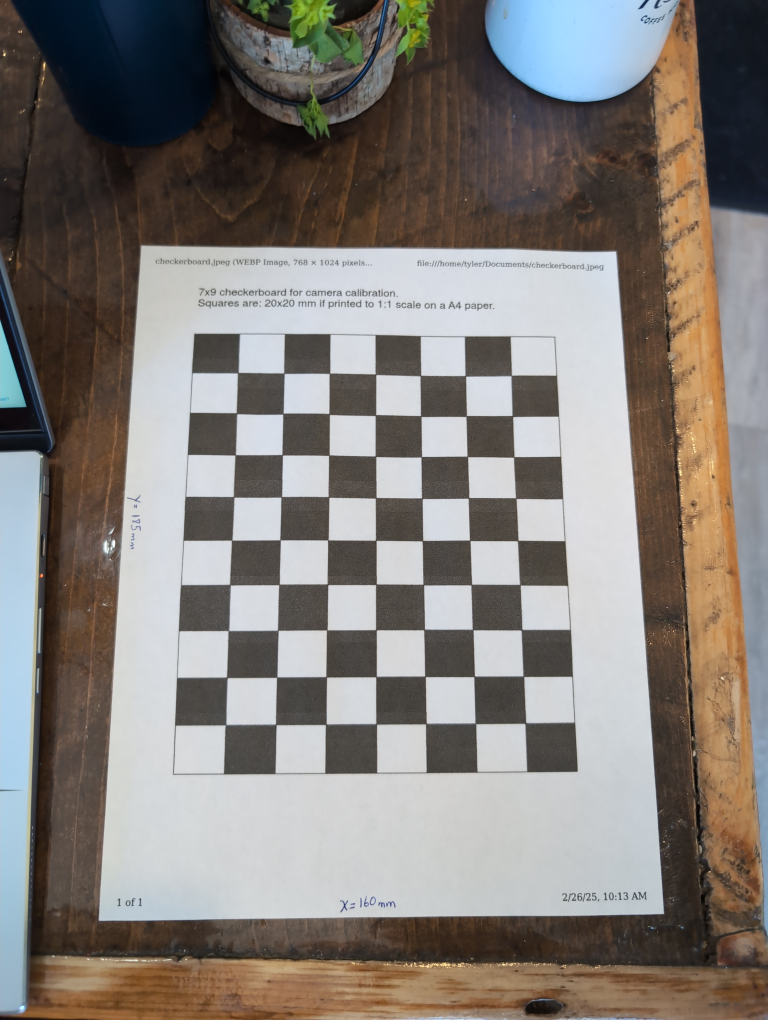
#> input picture photos/calibrate/IMG_20250226_125213_075.jpg, 3072 x 4080 px (shown at 1/4 size); its folder holds 4 pictures in this run
$ python calibrate.py
#> lines starting #> are read from the running program, lines starting #| are printed output that depends on the picture
import os
from pathlib import Path
import numpy as np
import cv2 as cv
from glob import glob

src_dir = Path(__file__).resolve().parent
root_proj_dir = src_dir.parent

calibration_file = str(src_dir) + '/camera_params.csv'

checker_rows_cols = (7, 9)
# prepare object points, like (0,0,0), (1,0,0), (2,0,0) ....,(6,5,0)
objp = np.zeros((checker_rows_cols[1] * checker_rows_cols[0],3), np.float32)
objp[:,:2] = np.mgrid[0:checker_rows_cols[0],0:checker_rows_cols[1]].T.reshape(-1,2)

'''
OpenCV documentation specifies "at least 10 test patterns for camera calibration".
source: https://docs.opencv.org/4.x/dc/dbb/tutorial_py_calibration.html
'''
success_threshold = 10
photos = glob(str(root_proj_dir) + '/photos/calibrate/*.jpg')

print("Found {} images to calibrate camera".format(len(photos)))

img_points = []
obj_points = []

real_img_size = None
window_size = (11, 11)
zero_zone = (-1, -1)
criteria = (cv.TERM_CRITERIA_EPS + cv.TERM_CRITERIA_MAX_ITER, 30, 0.001)

for photo in photos:
    image = cv.imread(photo)
#> image is the input picture: shape (4080, 3072, 3); mean B, G, R 120.6, 125.3, 130.9
    gray_image = cv.cvtColor(image, cv.COLOR_BGR2GRAY)
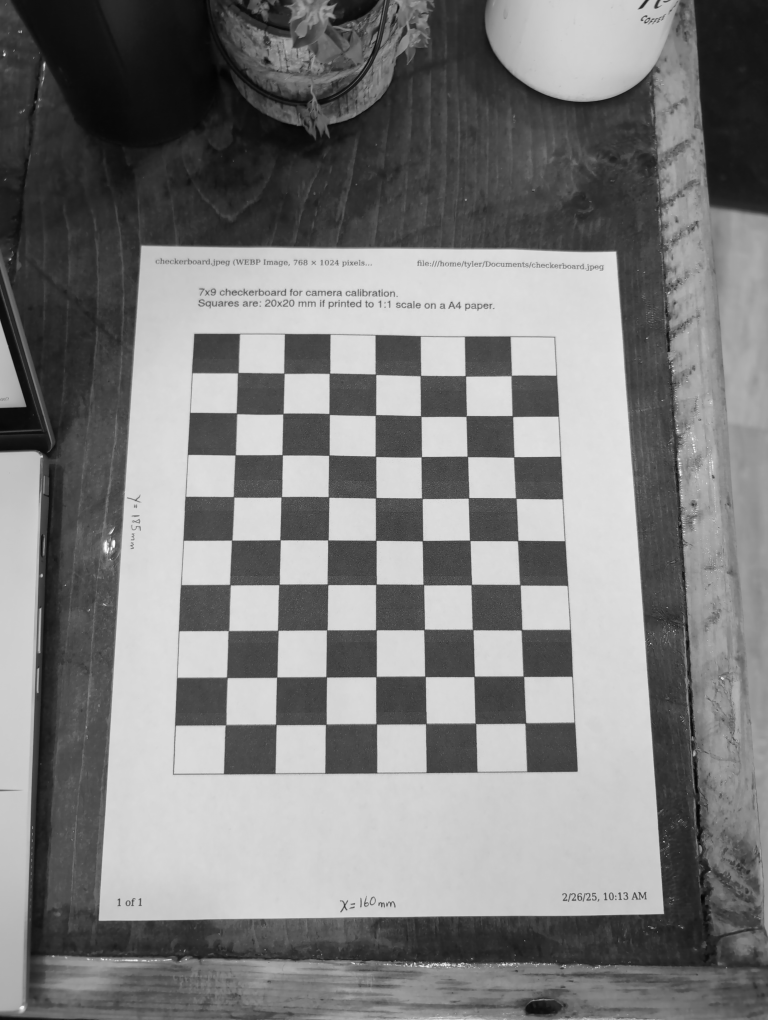
#> gray_image: shape (4080, 3072) (shown at 1/4 size); min 0, max 255, mean 126.4
    ret, corners = cv.findChessboardCorners(gray_image, checker_rows_cols, None)
#> ret = True; corners = 63 rows, first 8: [952.1, 1493.7], [1137, 1494.5], [1318, 1495.9], [1503.5, 1498.5], [1683.6, 1502.1], [1863, 1504.5], [2045.9, 1503.5], [947, 1654.5]
    if ret:
        print("Found corners in {}".format(photo))

        if real_img_size is None:
            real_img_size = (gray_image.shape[1], gray_image.shape[0])
#> real_img_size = (3072, 4080)

        refined_corners = cv.cornerSubPix(gray_image,
                                          corners,
                                          window_size,
                                          zero_zone,
                                          criteria)
#> refined_corners = 63 rows, first 8: [953.2, 1492.5], [1136.9, 1494.1], [1318.8, 1494.3], [1503.9, 1498.6], [1683, 1503.5], [1862.8, 1505], [2046.1, 1503.3], [947.2, 1654.2]
        obj_points.append(objp)
        img_points.append(refined_corners)

        # show the points in a downscaled image (optional)
        '''
        cv.drawChessboardCorners(image, checker_rows_cols, refined_corners, ret)
        height, width = image.shape[:2]
        reshape = (int(width/4), int(height/4))
        scaled = cv.resize(image, reshape)
        cv.imshow("show corners", scaled)
        cv.waitKey(0)
        cv.destroyAllWindows()
        '''

    else:
        print("Couldn't find corners in {}, skipping...".format(photo))
        '''
        height, width = image.shape[:2]
        reshape = (int(width/4), int(height/4))
        scaled = cv.resize(image, reshape)
        cv.imshow("show corners", scaled)
        cv.waitKey(0)
        cv.destroyAllWindows()
        '''
#> pass 2 of the loop `for photo in photos:`:
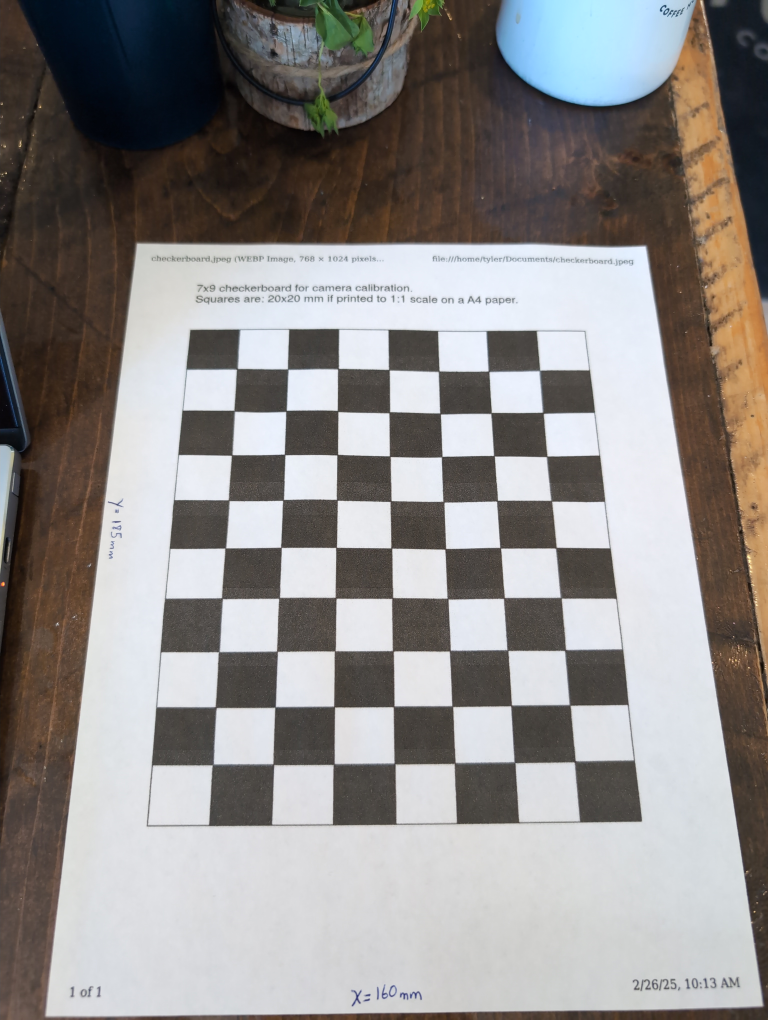
#> input picture photos/calibrate/IMG_20250226_125216_382.jpg, 3072 x 4080 px (shown at 1/4 size)
#> image is the input picture: shape (4080, 3072, 3); mean B, G, R 138.6, 140.2, 143.6
#> `gray_image = cv.cvtColor(image, cv.COLOR_BGR2GRAY)`:
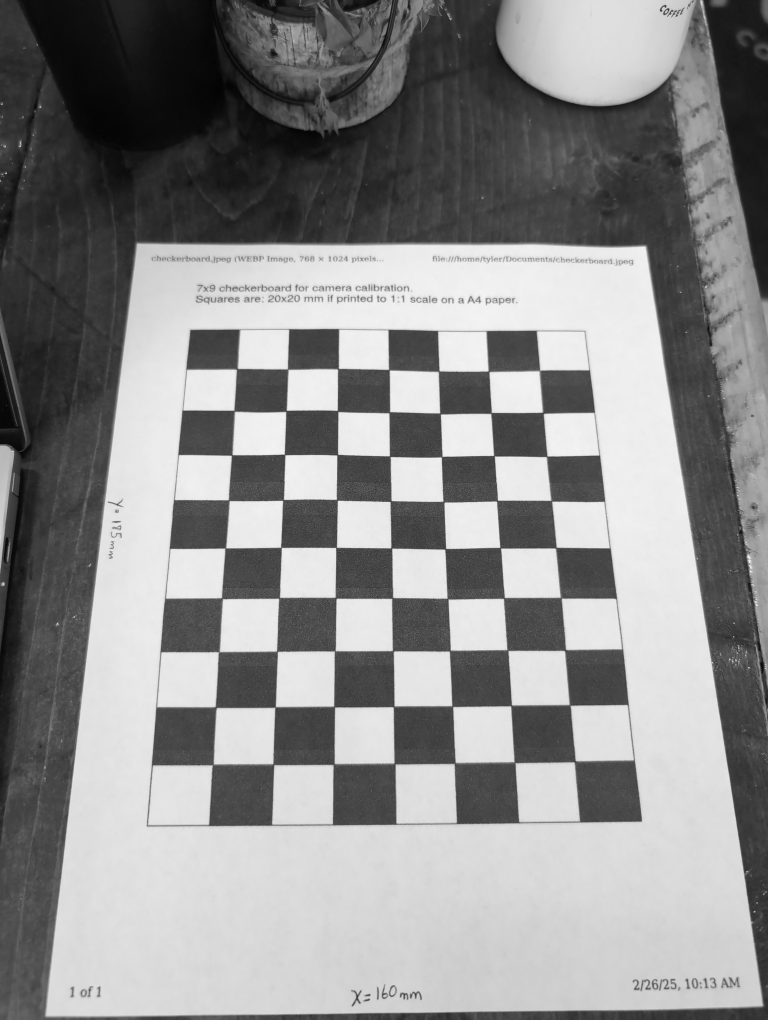
#> gray_image: shape (4080, 3072) (shown at 1/4 size); min 1, max 253, mean 141
#> corners = 63 rows, first 8: [947.8, 1477], [1151.5, 1477.5], [1353.8, 1475.4], [1556.2, 1481.2], [1756.7, 1485.9], [1956.3, 1486.6], [2159.5, 1482.5], [939.4, 1644.4]
#> refined_corners = 63 rows, first 8: [949.3, 1477.4], [1152.1, 1477.8], [1353, 1475.8], [1557.2, 1480.5], [1756.5, 1486.2], [1955.5, 1486.7], [2159.1, 1483.3], [938.1, 1644.1]
#> pass 3 of the loop `for photo in photos:`:
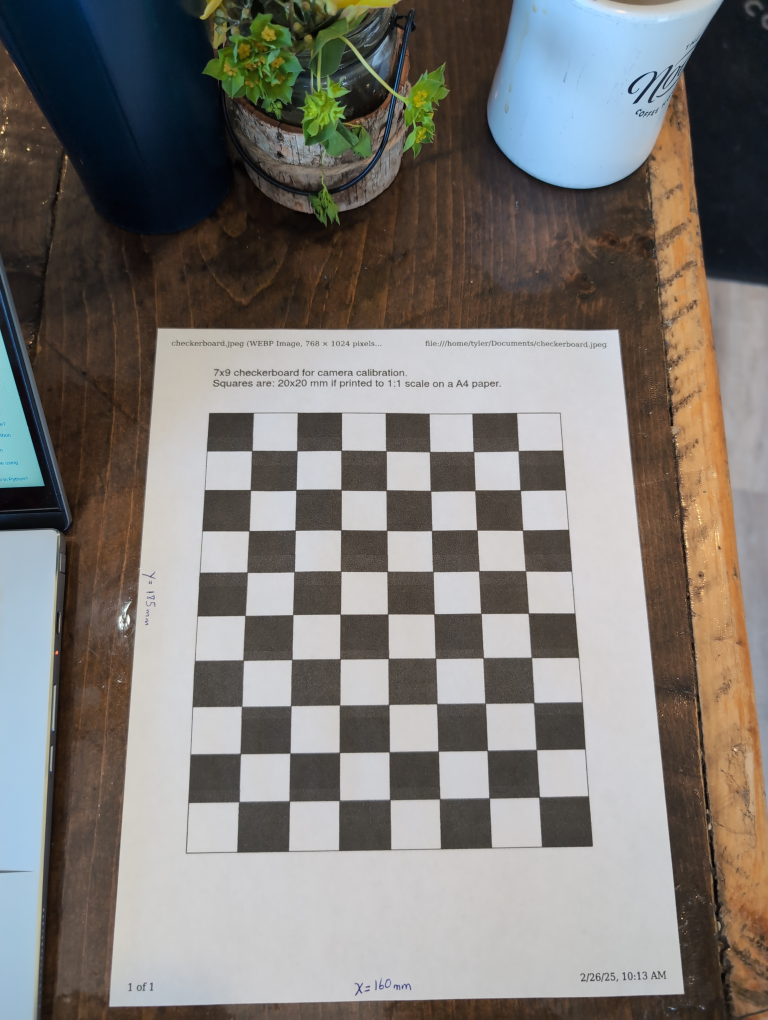
#> input picture photos/calibrate/IMG_20250226_125217_978.jpg, 3072 x 4080 px (shown at 1/4 size)
#> image is the input picture: shape (4080, 3072, 3); mean B, G, R 117.8, 122, 125.8
#> `gray_image = cv.cvtColor(image, cv.COLOR_BGR2GRAY)`:
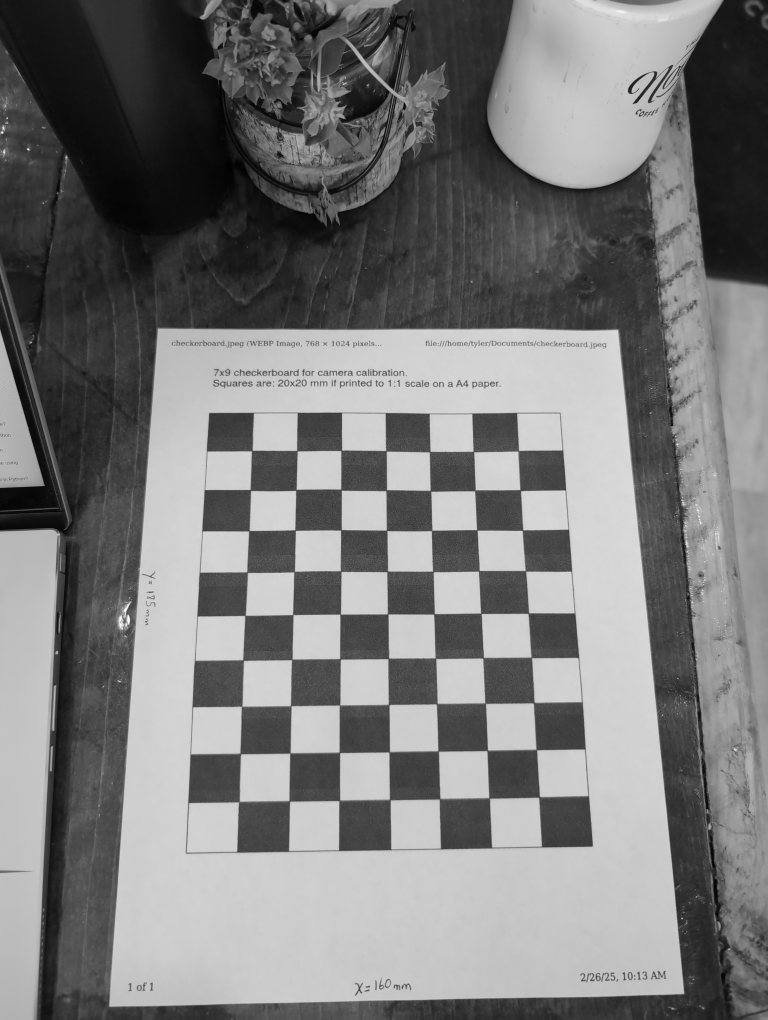
#> gray_image: shape (4080, 3072) (shown at 1/4 size); min 0, max 255, mean 122.7
#> corners = 63 rows, first 8: [1007.2, 1805.5], [1189.9, 1805.6], [1366, 1802.5], [1547.3, 1806.5], [1721, 1805.9], [1893.9, 1806.5], [2075.8, 1803.3], [1003, 1961.5]
#> refined_corners = 63 rows, first 8: [1008.6, 1804], [1188.7, 1803.9], [1365.7, 1802.5], [1545.6, 1805], [1720.4, 1808.2], [1895.3, 1807.7], [2074.4, 1804.6], [1002.8, 1961.4]
#> the loop made 4 passes; the first 3 are shown


if len(img_points) < success_threshold:
    print("FAILURE: Found less than 10 photos with corners...")
#> (the run stopped early here; a loop or call above may not have finished)
